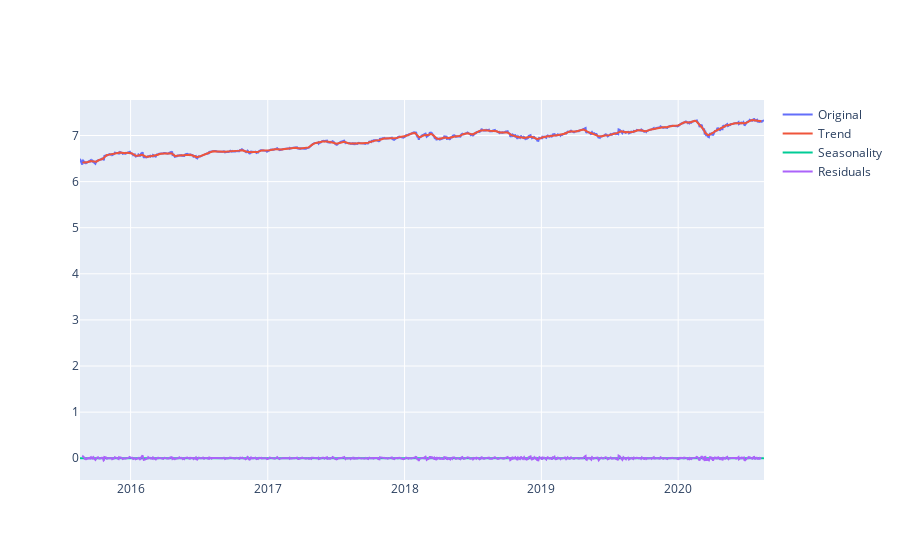

Notebook source saved alongside this figure:
### Code cell
from statsmodels.tsa.seasonal import seasonal_decompose
import matplotlib.pyplot as plt

decomposition = seasonal_decompose(x=timeseries, period=10)

trend = decomposition.trend
seasonal = decomposition.seasonal
residual = decomposition.resid

fig = go.Figure()
fig.add_trace(go.Scatter(x=df.index, y=timeseries, name='Original'))
fig.add_trace(go.Scatter(x=df.index, y=trend, name='Trend'))
fig.add_trace(go.Scatter(x=df.index, y=seasonal, name='Seasonality'))
fig.add_trace(go.Scatter(x=df.index, y=residual, name='Residuals'))

### Figure 1 — Plotly figure (JSON) as saved in the notebook; plotly's stock layout.template omitted (floating-point values rounded to 4 significant figures; data arrays with more than 128 entries replaced by an {"elided": "..."} marker saying what was removed)
{"data": [{"name": "Original", "type": "scatter", "x": {"elided": "1258 str values"}, "y": {"elided": "1258 float values"}}, {"name": "Trend", "type": "scatter", "x": {"elided": "1258 str values"}, "y": {"elided": "1258 float values"}}, {"name": "Seasonality", "type": "scatter", "x": {"elided": "1258 str values"}, "y": {"elided": "1258 float values"}}, {"name": "Residuals", "type": "scatter", "x": {"elided": "1258 str values"}, "y": {"elided": "1258 float values"}}], "layout": {}}
